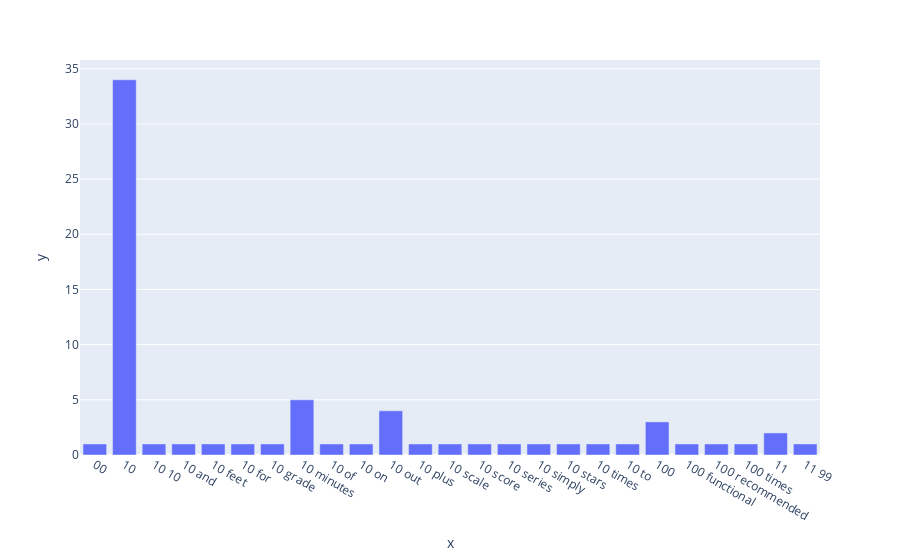

The cell this chart's notebook holds for it:
### Code cell
# Plotly
import plotly.express as px
ans = px.bar(x=count_vect.get_feature_names_out()[:25], y=term_frequencies[:25])
ans.show()

### Figure 1 — Plotly figure (JSON) as saved in the notebook; plotly's stock layout.template omitted (floating-point values rounded to 4 significant figures)
{"data": [{"alignmentgroup": "True", "hovertemplate": "x=%{x}<br>y=%{y}<extra></extra>", "legendgroup": "", "marker": {"color": "#636efa", "pattern": {"shape": ""}}, "name": "", "offsetgroup": "", "orientation": "v", "showlegend": false, "textposition": "auto", "type": "bar", "x": ["00", "10", "10 10", "10 and", "10 feet", "10 for", "10 grade", "10 minutes", "10 of", "10 on", "10 out", "10 plus", "10 scale", "10 score", "10 series", "10 simply", "10 stars", "10 times", "10 to", "100", "100 functional", "100 recommended", "100 times", "11", "11 99"], "xaxis": "x", "y": [1, 34, 1, 1, 1, 1, 1, 5, 1, 1, 4, 1, 1, 1, 1, 1, 1, 1, 1, 3, 1, 1, 1, 2, 1], "yaxis": "y"}], "layout": {"barmode": "relative", "legend": {"tracegroupgap": 0}, "margin": {"t": 60}, "xaxis": {"anchor": "y", "domain": [0, 1], "title": {"text": "x"}}, "yaxis": {"anchor": "x", "domain": [0, 1], "title": {"text": "y"}}}}
